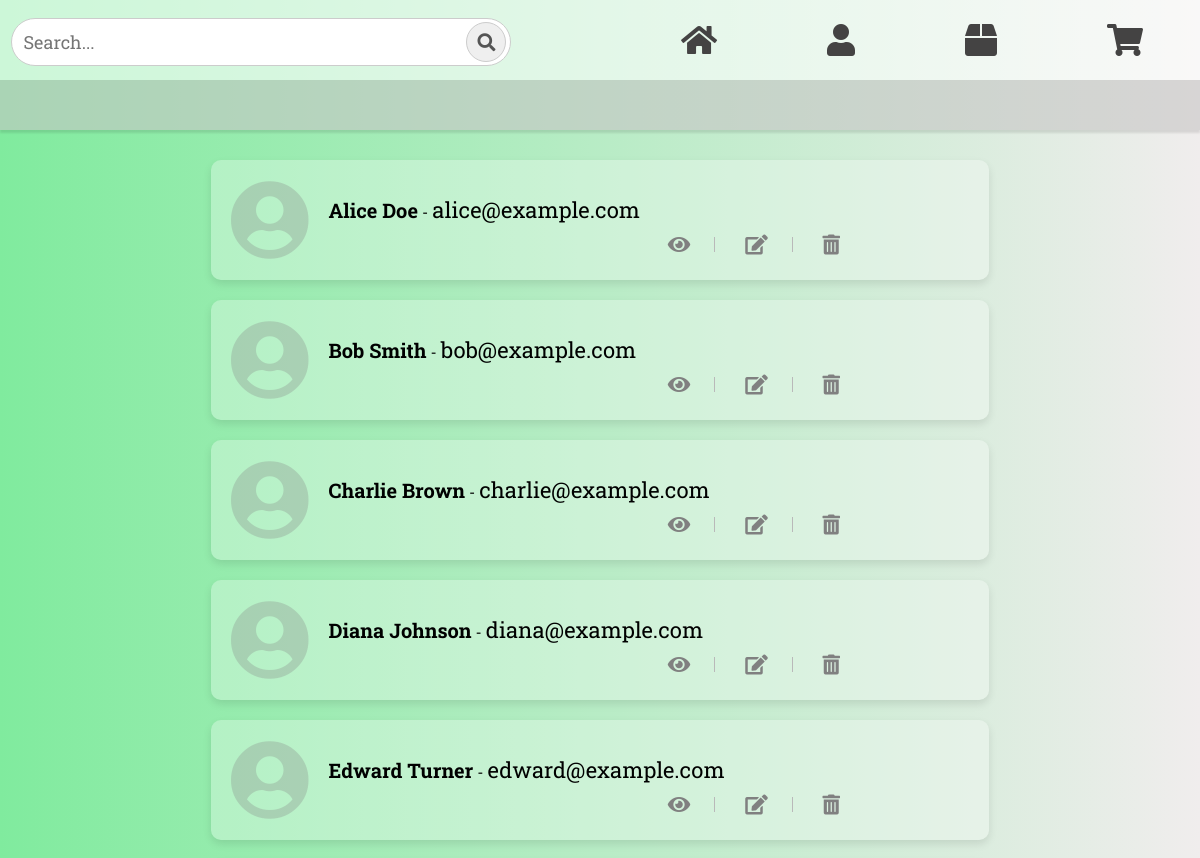
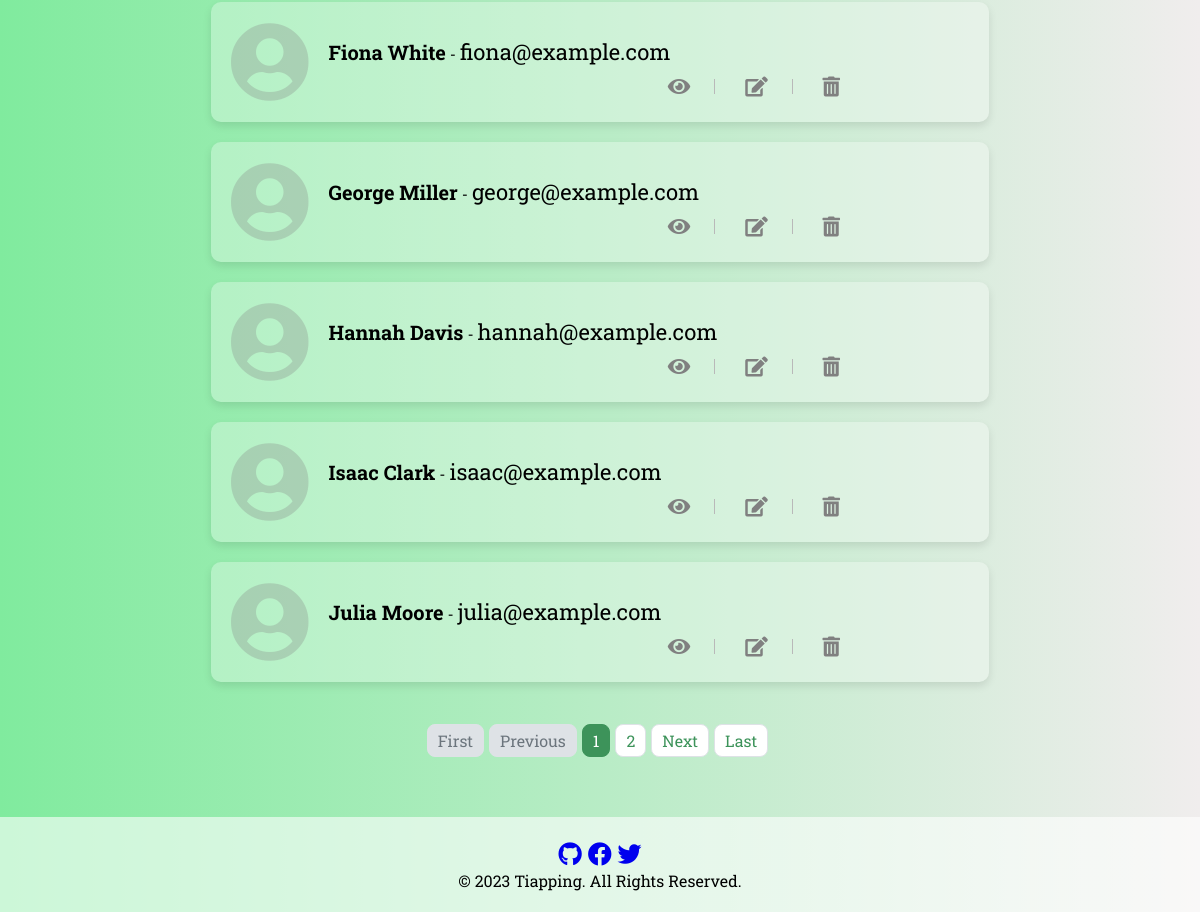
Before: /customers/ with the older database file (2 pictures, top to bottom).
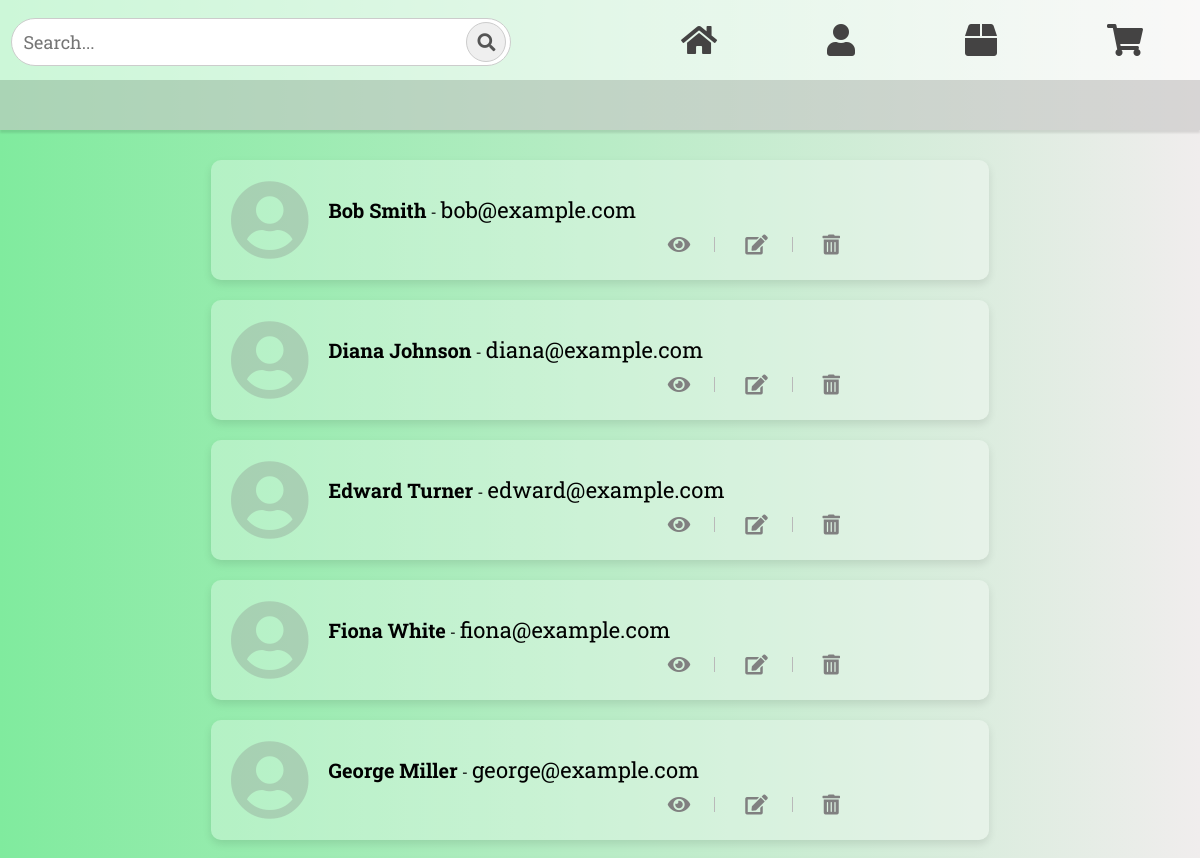
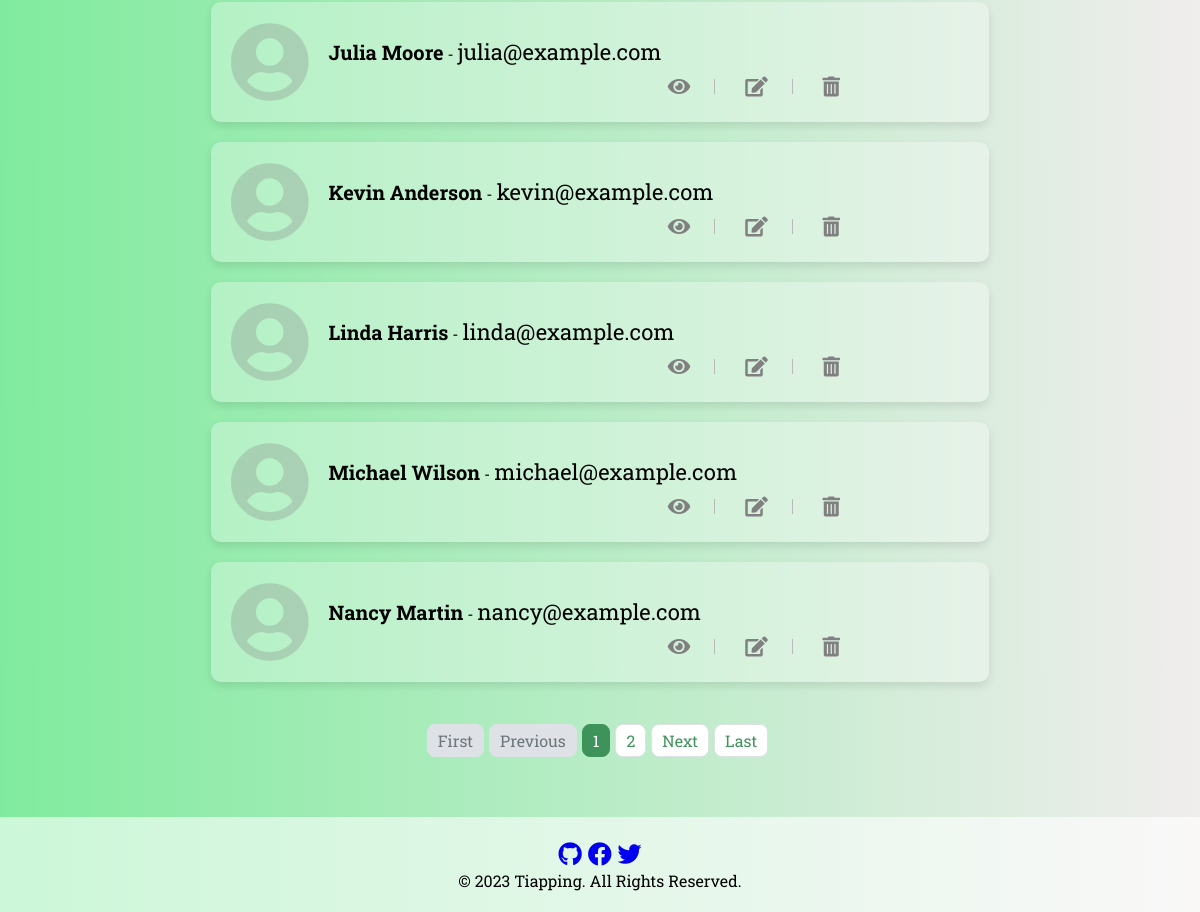
After: the same page with the newer database file (2 pictures, top to bottom).
### application/models.py (models this page shows, shortened)
class BaseModel(models.Model):
    created_at = models.DateTimeField(auto_now_add=True)
    updated_at = models.DateTimeField(auto_now=True)
    class Meta:
        abstract = True

class Customer(BaseModel):
    name = models.CharField(max_length=255)
    email = models.EmailField(unique=True)

### application/views.py (the view)
# urls.py: path('customers/', CustomerListView.as_view(), name='customer-list'),
class CustomerListView(ListView):
    model = Customer
    context_object_name = 'customers'
    template_name = 'customer_list.html'
    paginate_by = 10

### application/templates/customer_list.html (shortened to what this page needs)
{% extends 'base.html' %}
{% load static %}
{% block navbar %}
  <section class="navbar">
    <div class="search-container">
      <input type="text" placeholder="Search...">
      <button class="search-btn"><i class="fas fa-search"></i></button>
    </div>
    <a href='{% url "home" %}' class="btn" id="active">
      <i class="fas fa-home fa-2x"></i>
    </a>
    <a href='{% url "customer-list" %}' class="btn {% if request.path == 'customer-list' %}active-customer{% endif %}">
      <i class="fas fa-user fa-2x"></i>
    </a>
    <a href='{% url "product-list" %}' class="btn">
      <i class="fas fa-box fa-2x"></i>
    </a>
    <a href="{% url 'cart-list' %}" class="btn">
      <i class="fas fa-shopping-cart fa-2x"></i>
    </a>
  </section>
  <div class="additional-bar"></div>
{% endblock navbar %}
{% block content %}
  <div class="customer-container">
    {% for customer in customers %}
      <div class="customer-box">
        <i class="fas fa-user-circle fa-5x" style="float: left; margin-right: 20px;"></i>
        <div style="float: left;">
          <strong style="font-size: 20px;">{{ customer.name }}</strong> - <span style="font-size: 22px;">{{ customer.email }}</span><br>
          <a href="{% url 'customer-detail' customer.id %}">
            <div class = "option-icon">
            <i class="fas fa-eye" title="View" style="font-size: 20px; color: grey;"></i>
          </a>
          <a href="{% url 'edit-customer' customer.id %}">
            <i class="fas fa-edit" title="Edit" style="font-size: 20px; color: grey;"></i>
          </a>
          <a href="{% url 'delete-customer' customer.id %}">
            <i class="fas fa-trash-alt" title="Delete" style="font-size: 20px; color: grey;"></i>
          </a>
          </div>
        </div>
      </div>
    {% endfor %}
  <br>
  <br>
  {% include 'includes/pagination.html' %}
{% endblock %}

### application/templates/base.html (shortened to what this page needs)
{% load static %}
<!DOCTYPE html>
<html lang="en">
  <head>
    <link rel="stylesheet" href='{% static "css/style.css" %}' />
    <link rel="stylesheet" href="https://cdnjs.cloudflare.com/ajax/libs/font-awesome/5.15.4/css/all.min.css">
  </head>
  <body>
    {% block navbar %}
    {% endblock navbar %}
    <main>
      {% block content %}
      {% endblock %}
    </main>
    {% include 'includes/footer.html' %}
  </body>

### application/templates/includes/pagination.html (shortened to what this page needs)
{% if is_paginated %}
  <nav aria-label="Topics pagination" class="mb-4">
    <ul class="pagination">
      {% if page_obj.number > 1 %}
          <li class="page-item">
            <a class="page-link" href="?page=1">First</a>
          </li>
      {% else %}
          <li class="page-item disabled">
            <span class="page-link">First</span>
          </li>
      {% endif %}
      {% if page_obj.has_previous %}
        <li class="page-item">
          <a class="page-link" href="?page={{ page_obj.previous_page_number}}">Previous</a>
        </li>
      {% else %}
        <li class="page-item disabled">
          <span class="page-link">Previous</span>
        </li>
      {% endif %}
      {% for page_num in paginator.page_range %}
        {% if page_obj.number == page_num %}
          <li class="page-item active">
            <span class="page-link">
              {{ page_num }}
            </span>
          </li>
        {% elif page_num > page_obj.number|add:'-3' and page_num < page_obj.number|add:'3' %}
          <li class="page-item">
            <a class="page-link" href="?page={{ page_num }}">{{ page_num }}</a>
          </li>
        {% endif %}
      {% endfor %}
      {% if page_obj.has_next %}
        <li class="page-item">
          <a class="page-link" href="?page={{ page_obj.next_page_number }}">Next</a>
        </li>
      {% else %}
        <li class="page-item disabled">
          <span class="page-link">Next</span>
        </li>
      {% endif %}
      {% if page_obj.number != paginator.num_pages %}
        <li class="page-item">
          <a class="page-link" href="?page={{ paginator.num_pages }}">Last</a>
        </li>
      {% else %}
        <li class="page-item disabled">
          <span class="page-link">Last</span>
        </li>
      {% endif %}
    </ul>
  </nav>
{% endif %}

### application/templates/includes/footer.html (shortened to what this page needs)
<footer>
    <br>
    <div class="social-icons">
      <a href="https://github.com/tianala" target="_blank" class="icon-link">
        <i class="fab fa-github"></i>
      </a>
      <a href="https://facebook.com/christian.ala.77/" target="_blank" class="icon-link">
        <i class="fab fa-facebook"></i>
      </a>
      <a href="https://twitter.com/evsychinerics" target="_blank" class="icon-link">
        <i class="fab fa-twitter"></i>
      </a>
    </div>
    <p>
      &copy; 2023 Tiapping. All Rights Reserved.
    </p>
    <br>
  </footer>

### application/static/css/style.css (style rules this page uses)
* { box-sizing: border-box; margin: 0; padding: 0; font-family: 'Roboto Slab'; }
body { background: linear-gradient(to right, rgba(128, 235, 158, 1), rgb(240, 237, 237)); background-size: cover; background-position: center; background-attachment: fixed; display: flex; flex-direction: column; min-height: 100vh; }
main { flex: 1; min-height: calc(80vh - 10vh); padding-top: 60px; padding-bottom: 60px; }
.search-container { display: flex; align-items: center; margin-right: 10%; background-color: #f0f0f0, 0.1; margin-bottom: 12px; }
.search-container input { padding: 11px; font-size: 18px; border: 1px solid #ccc; border-radius: 35px; width: 500px; }
.search-container button.search-btn { position: relative; padding: 11px; font-size: 18px; border: 1px solid #ccc; border-radius: 50%; background-color: #ffffff, 0.5; cursor: pointer; margin-left: -45px; width: 40px; height: 40px; }
.search-container button.search-btn i { position: absolute; top: 50%; left: 50%; transform: translate(-50%, -50%); color: #555; }
.navbar { background-color: rgba(255, 255, 255, 0.6); overflow: hidden; display: flex; align-items:flex-end; position: sticky; top: 0; z-index: 100; padding: 2px; justify-content: right; height: 80px; }
.navbar a { margin: 0 43px; float: none; display: inline-block; color: rgb(68, 67, 67); padding: 20px 10px; text-decoration: none; border: 2px solid transparent; border-radius: 70px; transition: 0.1s; }
.additional-bar { height: 50px; background-color: rgba(198, 197, 197, 0.6); box-shadow: 0 3px 2px rgba(0, 0, 0, 0.1); margin-bottom: 20px; display: flex; align-items: center; }
footer { width: 100%; background-color: rgb(255, 255, 255, 0.6); color: rgb(57, 55, 55), 0, 0; text-align: center; padding: 0px 7; }
.customer-container { display: flex; flex-wrap: wrap; gap: 20px; justify-content: center; align-items: center; margin-top: -50px; }
.customer-box { background-color: rgb(255, 255, 255, 0.3); padding: 20px; border-radius: 10px; box-shadow: 0 4px 8px rgba(0, 0, 0, 0.1); width: calc(65.65% - 10px); box-sizing: border-box; display: flex; align-items: center; }
.customer-box a { color: #0048ff; text-decoration: none; margin-right: 10px; }
.customer-box i.fa-user-circle { color: rgb(134, 134, 134, 0.3); }
.option-icon { position: absolute; right: 350px; margin-top: -10px; }
.pagination { display: flex; justify-content: center; list-style: none; padding: 0; border-radius: 10px; overflow: hidden; }
.page-item { margin-right: 5px; }
.page-link { display: block; padding: 5px 10px; text-decoration: none; border: 1px solid #dee2e6; color: #3d935a; background-color: #fff; border-radius: 8px; }
.page-item.disabled > .page-link { color: #6c757d; pointer-events: none; cursor: not-allowed; background-color: #dee2e6; border-color: #dee2e6; }
.page-item.active > .page-link { color: #fff; background-color: #3d935a; border-color: #3d935a; cursor: default; z-index: 3; }
.social-icons a { color: rgb(57, 55, 55), 0, 0; font-size: 1.5rem; text-decoration: none; }

Changed rows visible on the page:
removed Customer: name "Alice Doe", email "alice@example.com"
removed Customer: name "Charlie Brown", email "charlie@example.com"
removed Customer: name "Hannah Davis", email "hannah@example.com"
removed Customer: name "Isaac Clark", email "isaac@example.com"
now on this page (row unchanged): Customer: name "Kevin Anderson", email "kevin@example.com"
now on this page (row unchanged): Customer: name "Linda Harris", email "linda@example.com"
now on this page (row unchanged): Customer: name "Michael Wilson", email "michael@example.com"
now on this page (row unchanged): Customer: name "Nancy Martin", email "nancy@example.com"
